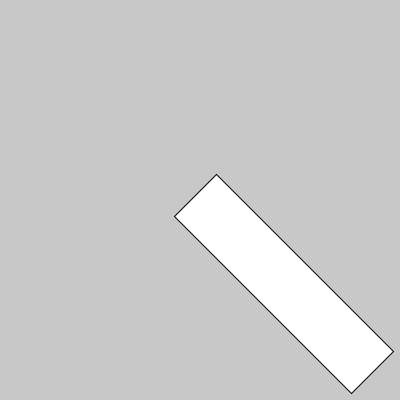
Frame 1 (no input)
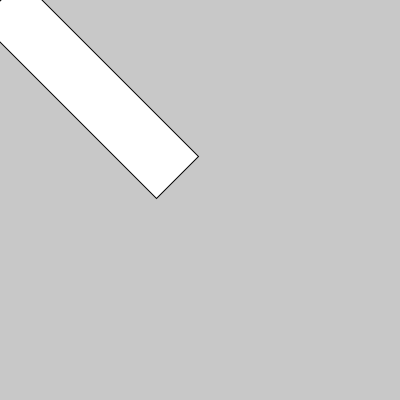
Frame 60 (the mouse pressed at the canvas centre just before this capture)
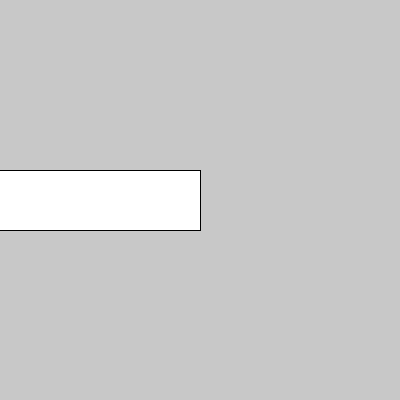
Frame 120 (the mouse held since frame 60 and released just before this capture)

The Processing sketch that drew these frames (run headless with seeded random() and noise(); from frame 60 on, the mouse is pressed at the canvas centre):

// Processing sketch: rectFollowCursor
// ── rectFollowCursor.pde
float x = 200; 
float y = 200;  
float speed = 6; 

void setup() {
  size (400, 400);
  smooth();
}
void draw() {
  background(200); 
  float angel = atan2(mouseY-y, mouseX-x);
  if (dist(mouseX, mouseY, x, y) > speed) {
    x +=  cos(angel)*speed; // current location + the next "step"
    y +=  sin(angel)*speed;
  }
  pushMatrix();
  translate(x, y); 
  rotate(angel +  HALF_PI); 
  rect(-30, 0, 60, 250); 
  popMatrix();
}
